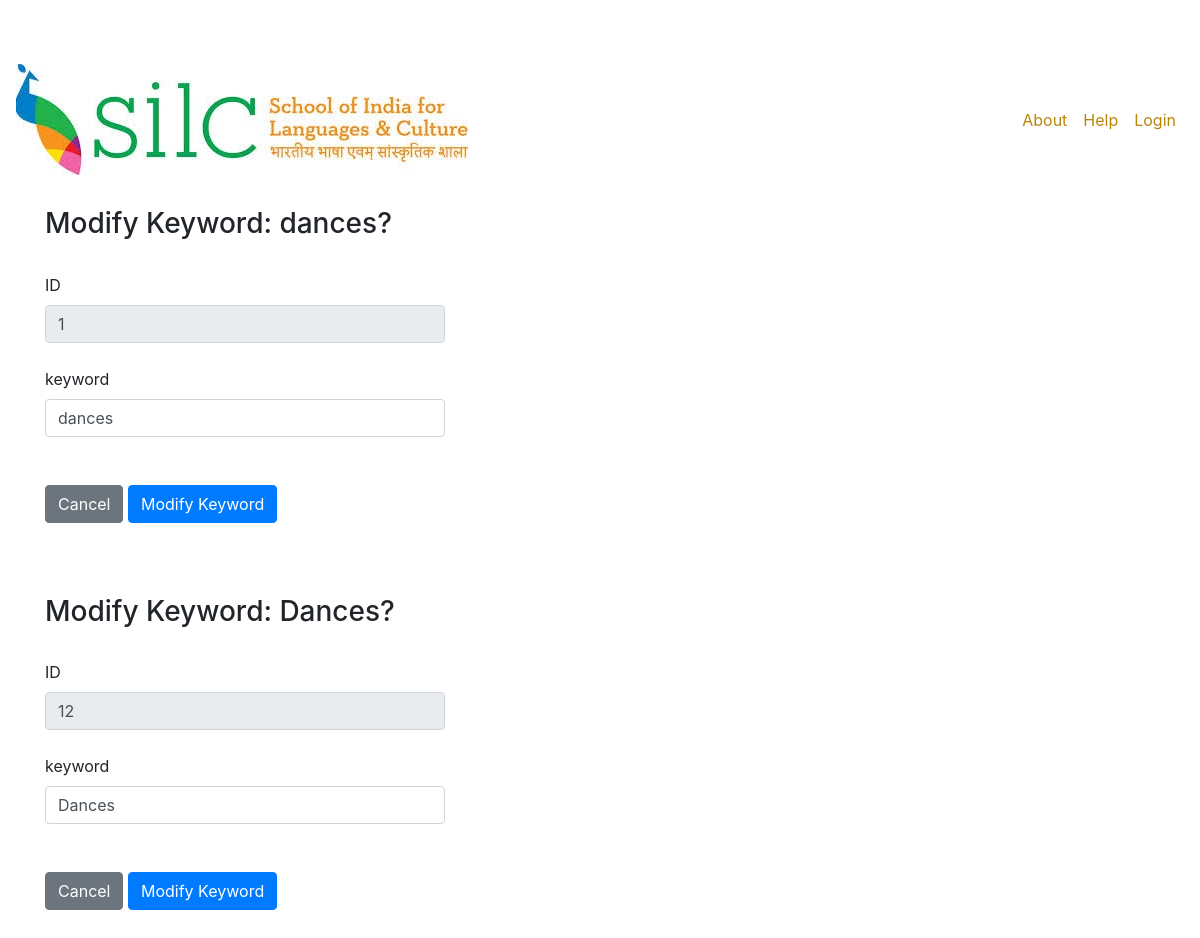
The page /modifyKeyword.php?keyword=dances on the database as committed earlier.
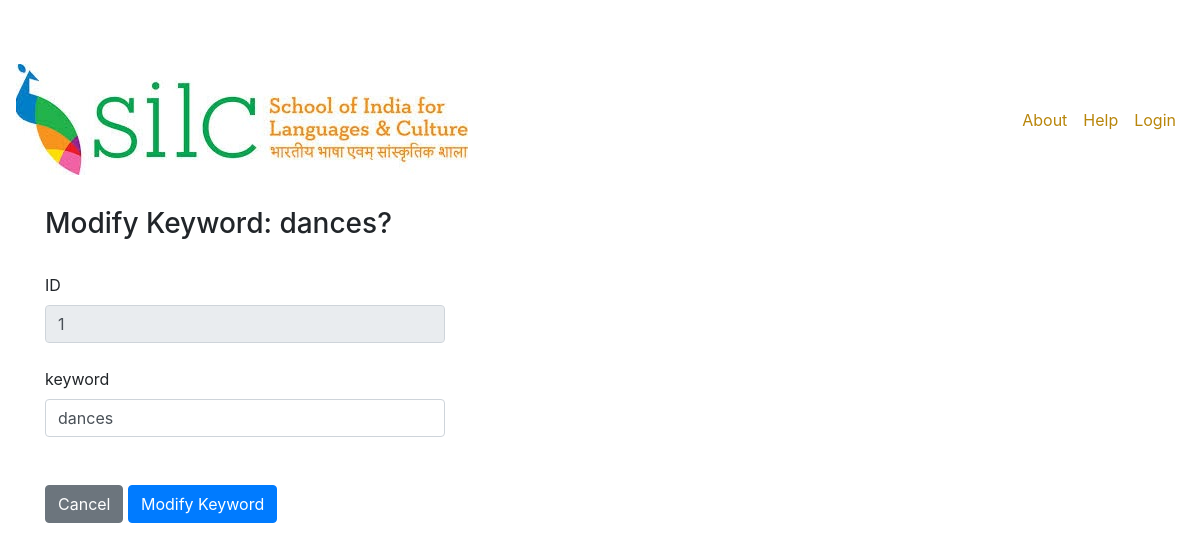
The same page on the database as committed later.
### tables this page shows
CREATE TABLE `keywords` (
    `id` int(11) NOT NULL,
    `keyword` varchar(30) NOT NULL
);

### modifyKeyword.php (the view, shortened to what this page needs)
<?php include('header.php'); ?>
<div class="container">
<?php
include_once 'db_configuration.php';
if (isset($_GET['keyword'])){
    $keyword = $_GET['keyword'];
    $sql = "SELECT * FROM keywords
    WHERE keyword = '$keyword'";
    if (!$result = $db->query($sql)) {
      die ('There was an error running query[' . $connection->error . ']');
  }
}
if ($result->num_rows > 0) {
  while($row = $result->fetch_assoc()) {
      echo '<form action="modifyTheKeyword.php" method="POST" enctype="multipart/form-data">
      <br>
      <h3>Modify Keyword: '.$row["keyword"].'? </h3> <br>
      <div>
        <label for="id">ID</label>
        <input type="text" class="form-control" name="id" value="'.$row["id"].'"  maxlength="5" style=width:400px readonly><br>
      </div>
      <div>
        <label for="name">keyword</label>
        <input type="text" class="form-control" name="keyword" value="'.$row["keyword"].'"  maxlength="255" style=width:400px required><br>
      </div>
      <br>
      <div class="text-left">
			<a href="keywords_list.php" class="btn btn-secondary btn-md align-items-center">Cancel</a>
			<button type="submit" name="submit" class="btn btn-primary btn-md align-items-center">Modify Keyword</button>
      </div>
      <br> <br>
      </form>';
    }
}
else {
    echo "0 results";
}
?>
</div>

Rows that differ between the two databases and show on the page:
no longer on this page (row edited): keywords: keyword "Dances", id "12"
